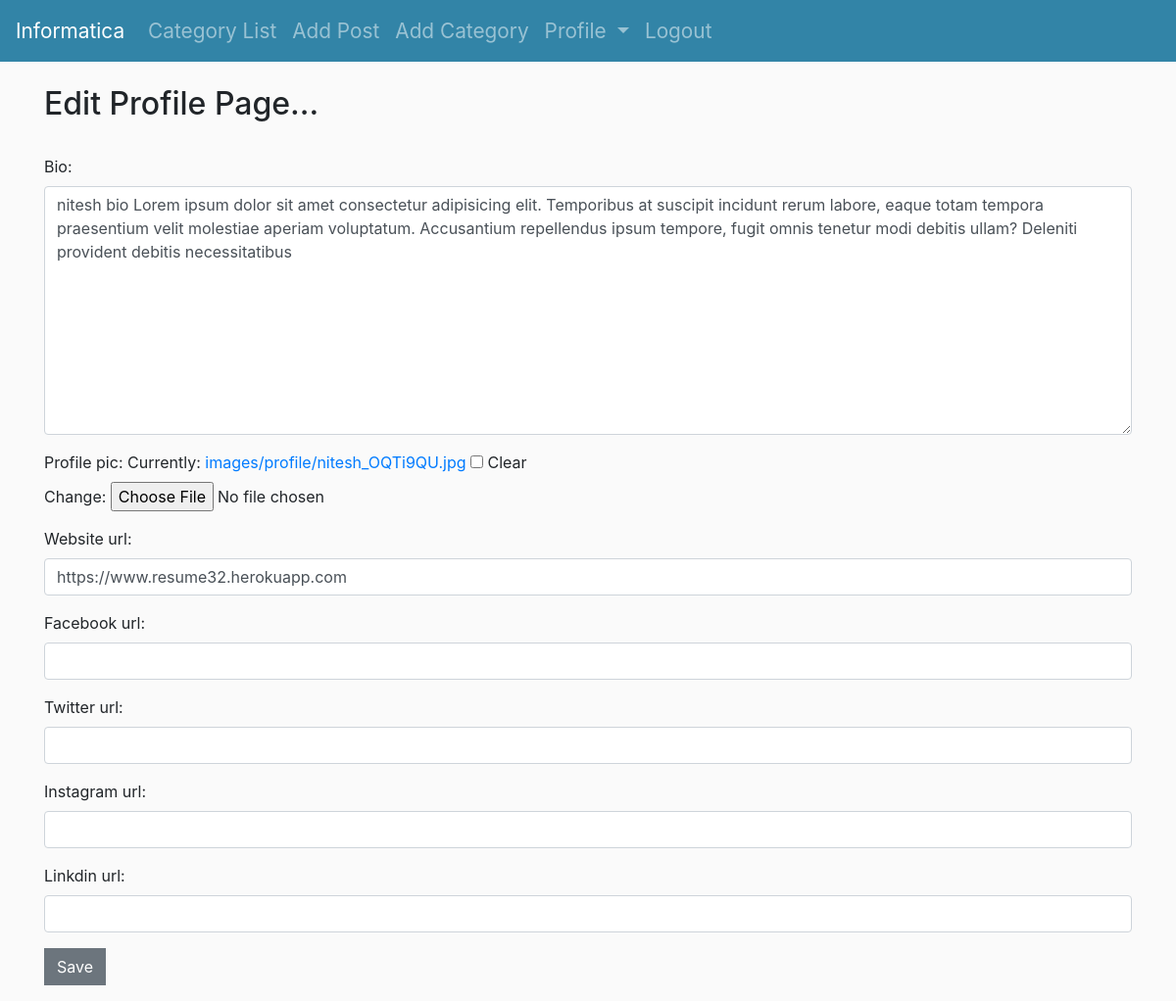
Page /members/2/edit_profile/ (signed in) on the earlier database version.
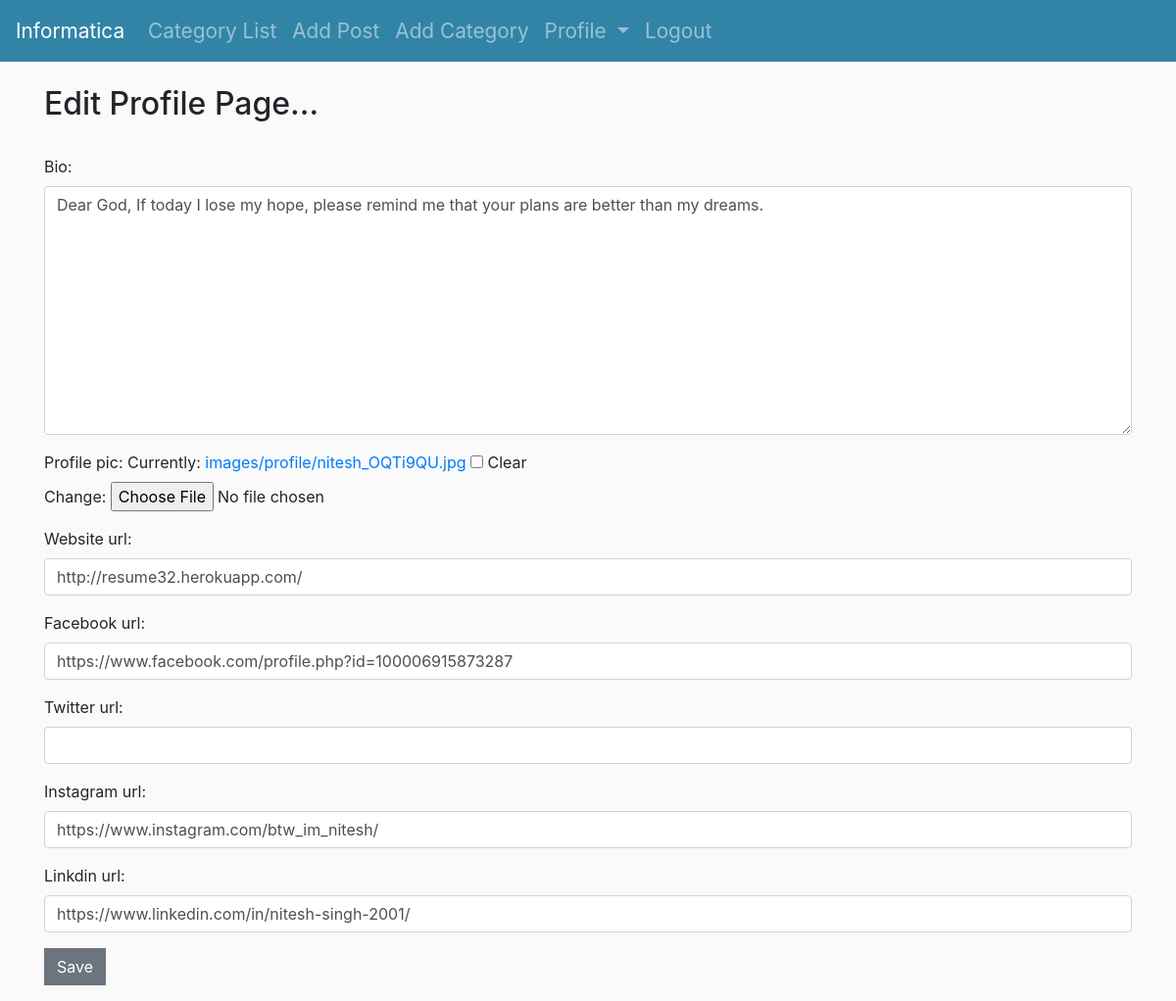
Same page on the later database version.
### theblog/models.py (models this page shows, shortened)
class Profile(models.Model):
    user = models.OneToOneField(User,null=True, on_delete=models.CASCADE)
    bio = models.TextField()
    profile_pic = models.ImageField(null=True, blank=True, upload_to="images/profile/")
    website_url = models.CharField(max_length=255,null=True, blank=True)
    facebook_url = models.CharField(max_length=255,null=True, blank=True)
    twitter_url = models.CharField(max_length=255,null=True, blank=True)
    instagram_url = models.CharField(max_length=255,null=True, blank=True)
    linkdin_url = models.CharField(max_length=255,null=True, blank=True)

### members/views.py (the view)
# urls.py: path('<int:pk>/edit_profile/',EditProfilePageView.as_view(),name="edit_profile"),
class EditProfilePageView(generic.UpdateView):
    model = Profile
    form_class = EditProfileFormPage
    template_name = 'registration/edit_profile_page.html'
    success_url = reverse_lazy('home')

### members/forms.py
class EditProfileFormPage(forms.ModelForm):
    class Meta:
        model = Profile
        fields =  ('bio','profile_pic','website_url','facebook_url','twitter_url','instagram_url','linkdin_url')
        widgets = {
                'bio': forms.Textarea(attrs={'class':'form-control'}),
                'website_url': forms.TextInput(attrs={'class':'form-control'}),
                'facebook_url': forms.TextInput(attrs={'class':'form-control'}),
                'twitter_url': forms.TextInput(attrs={'class':'form-control'}),
                'instagram_url': forms.TextInput(attrs={'class':'form-control'}),
                'linkdin_url': forms.TextInput(attrs={'class':'form-control'}),
        }

### members/templates/registration/edit_profile_page.html (shortened to what this page needs)
<div class="response">
{% extends "base.html" %}
{% block content %}
{% if user.is_authenticated %}
{% if user.id == profile.user.id %}
    <h2>Edit Profile Page...</h2><br>
<div class="form-group">
<form action="" method="POST" enctype="multipart/form-data">
{{form.as_p}}
<input value="Save" type="submit" class="btn btn-secondary">
</form>
</div>
{% else %}
<h3>You are not the correct user</h3>
{% endif %}
{% else %}
   you're not allowed here
{% endif %}
{% endblock content %}

Differences in the rows shown:
changed Profile: bio "nitesh bio Lorem ipsum dolor sit amet consectetur adipisicing elit. Temporibus at suscipit incidunt rerum labore, eaque totam tempora praesentium velit molestiae aperiam voluptatum. Accusantium repellendus ipsum tempore, fugit omnis tenetur modi debitis ullam? Deleniti provident debitis necessitatibus" → "Dear God, If today I lose my hope, please remind me that your plans are better than my dreams."; website_url "https://www.resume32.herokuapp.com" → "http://resume32.herokuapp.com/"; facebook_url (not shown) → "https://www.facebook.com/profile.php?id=100006915873287"; instagram_url (not shown) → "https://www.instagram.com/btw_im_nitesh/"; linkdin_url (not shown) → "https://www.linkedin.com/in/nitesh-singh-2001/"
